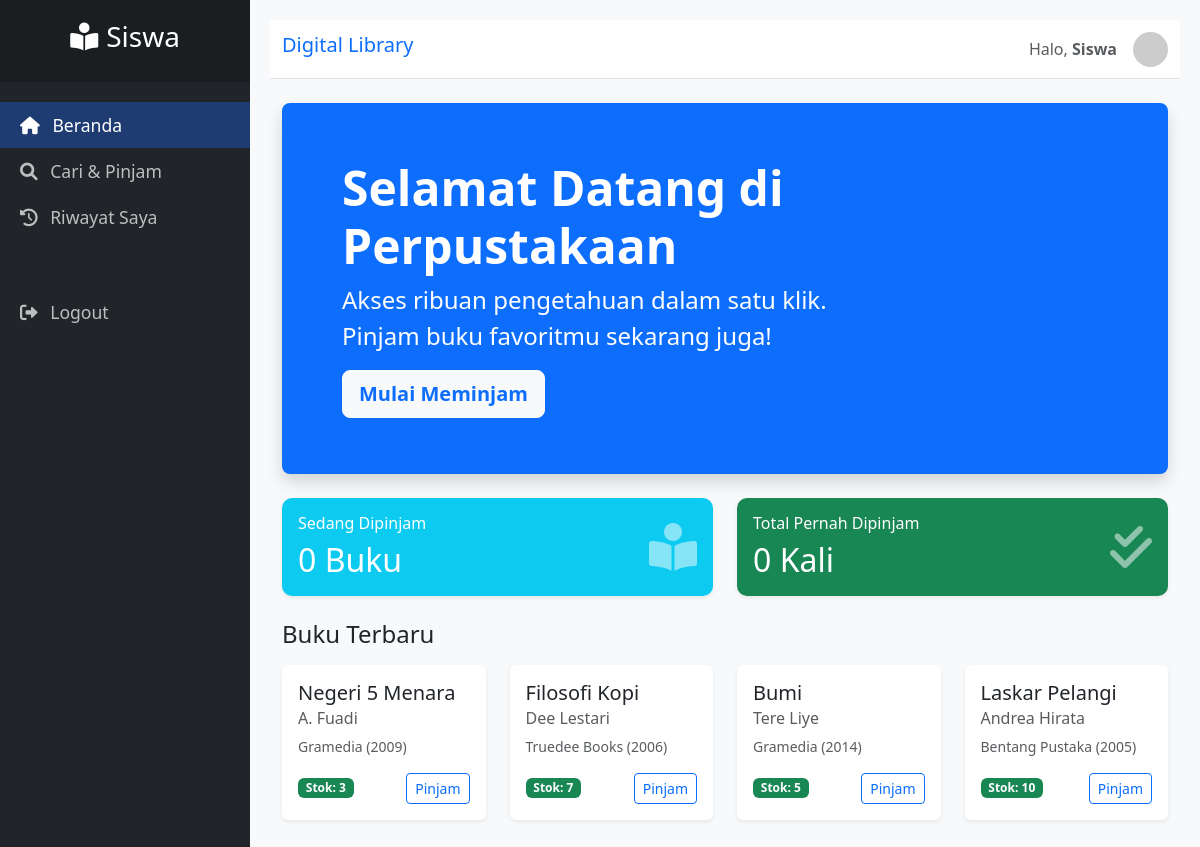
The page /user/dashboard.php (signed in) on the database its author committed.
### tables this page shows
CREATE TABLE IF NOT EXISTS buku (
    id_buku INT AUTO_INCREMENT PRIMARY KEY,
    judul VARCHAR(150) NOT NULL,
    pengarang VARCHAR(100) NOT NULL,
    penerbit VARCHAR(100) NOT NULL,
    tahun YEAR NOT NULL,
    stok INT NOT NULL DEFAULT 0,
    created_at TIMESTAMP DEFAULT CURRENT_TIMESTAMP
);

### user/dashboard.php (the view, shortened to what this page needs)
<?php
require '../koneksi.php';
$id_user = $_SESSION['id_user'];
$pinjam_aktif = mysqli_fetch_assoc(mysqli_query($conn, "SELECT COUNT(*) as count FROM transaksi WHERE id_user = $id_user AND status = 'dipinjam'"))['count'];
$total_pinjam = mysqli_fetch_assoc(mysqli_query($conn, "SELECT COUNT(*) as count FROM transaksi WHERE id_user = $id_user"))['count'];
$buku_baru = mysqli_query($conn, "SELECT * FROM buku ORDER BY id_buku DESC LIMIT 4");
?>
<!DOCTYPE html>
<html lang="en">
<head>
    <link href="https://cdn.jsdelivr.net/npm/bootstrap@5.3.0/dist/css/bootstrap.min.css" rel="stylesheet">
    <link rel="stylesheet" href="https://cdnjs.cloudflare.com/ajax/libs/font-awesome/6.0.0/css/all.min.css">
    <link rel="stylesheet" href="../assets/css/style.css">
</head>
<body>
<div id="wrapper">
    <nav id="sidebar">
        <div class="sidebar-header">
            <h3><i class="fas fa-book-reader me-2"></i>Siswa</h3>
        </div>
        <ul class="list-unstyled components">
            <li class="active"><a href="dashboard.php"><i class="fas fa-home me-2"></i> Beranda</a></li>
            <li><a href="pinjam.php"><i class="fas fa-search me-2"></i> Cari & Pinjam</a></li>
            <li><a href="riwayat.php"><i class="fas fa-history me-2"></i> Riwayat Saya</a></li>
            <li class="mt-5"><a href="../logout.php" onclick="return confirm('Yakin ingin logout?')"><i class="fas fa-sign-out-alt me-2"></i> Logout</a></li>
        </ul>
    </nav>
    <div id="content">
        <nav class="navbar navbar-expand-lg navbar-light bg-white border-bottom mb-4">
            <div class="container-fluid">
                <span class="navbar-brand h1 text-primary">Digital Library</span>
                <div class="ms-auto d-flex align-items-center">
                    <span class="me-3 text-muted">Halo, <strong><?= explode(' ', $_SESSION['nama'])[0]; ?></strong></span>
                    <img src="https://ui-avatars.com/api/?name=<?= urlencode($_SESSION['nama']); ?>&background=0D6EFD&color=fff" class="rounded-circle" width="35">
                </div>
            </div>
        </nav>
        <div class="container-fluid">
            <div class="p-5 mb-4 bg-primary text-white rounded-3 shadow">
                <div class="container-fluid py-2">
                    <h1 class="display-5 fw-bold">Selamat Datang di Perpustakaan</h1>
                    <p class="col-md-8 fs-4">Akses ribuan pengetahuan dalam satu klik. Pinjam buku favoritmu sekarang juga!</p>
                    <a href="pinjam.php" class="btn btn-light btn-lg text-primary fw-bold">Mulai Meminjam</a>
                </div>
            </div>
            <div class="row mb-4">
                <div class="col-md-6">
                    <div class="card stat-card bg-info text-white">
                        <div class="card-body">
                            <div>
                                <h6 class="card-title">Sedang Dipinjam</h6>
                                <h2 class="mb-0"><?= $pinjam_aktif; ?> Buku</h2>
                            </div>
                            <i class="fas fa-book-reader fa-3x opacity-50"></i>
                        </div>
                    </div>
                </div>
                <div class="col-md-6">
                    <div class="card stat-card bg-success text-white">
                        <div class="card-body">
                            <div>
                                <h6 class="card-title">Total Pernah Dipinjam</h6>
                                <h2 class="mb-0"><?= $total_pinjam; ?> Kali</h2>
                            </div>
                            <i class="fas fa-check-double fa-3x opacity-50"></i>
                        </div>
                    </div>
                </div>
            </div>
            <h4 class="mb-3">Buku Terbaru</h4>
            <div class="row">
                <?php while($buku = mysqli_fetch_assoc($buku_baru)): ?>
                <div class="col-md-3 mb-4">
                    <div class="card h-100 shadow-sm border-0">
                        <div class="card-body">
                            <h5 class="card-title"><?= $buku['judul']; ?></h5>
                            <h6 class="card-subtitle mb-2 text-muted"><?= $buku['pengarang']; ?></h6>
                            <p class="card-text small text-muted"><?= $buku['penerbit']; ?> (<?= $buku['tahun']; ?>)</p>
                            <div class="d-flex justify-content-between align-items-center">
                                <span class="badge <?= $buku['stok'] > 0 ? 'bg-success' : 'bg-danger'; ?>">
                                    Stok: <?= $buku['stok']; ?>
                                </span>
                                <a href="pinjam.php" class="btn btn-sm btn-outline-primary">Pinjam</a>
                            </div>
                        </div>
                    </div>
                </div>
                <?php endwhile; ?>
            </div>
        </div>
    </div>
</div>
</body>
</html>

### assets/css/style.css (style rules this page uses)
:root { --primary-blue: #1e3c72; --secondary-blue: #2a5298; --sidebar-width: 250px; --sidebar-bg: #212529; --card-shadow: 0 0.125rem 0.25rem rgba(0, 0, 0, 0.075); }
body { font-family: 'Segoe UI', Tahoma, Geneva, Verdana, sans-serif; background-color: #f8f9fa; }
#wrapper { display: flex; width: 100%; align-items: stretch; }
#sidebar { min-width: var(--sidebar-width); max-width: var(--sidebar-width); background: var(--sidebar-bg); color: #fff; transition: all 0.3s; min-height: 100vh; }
#sidebar .sidebar-header { padding: 20px; background: #1a1e21; text-align: center; }
#sidebar ul.components { padding: 20px 0; }
#sidebar ul li a { padding: 10px 20px; font-size: 1.1em; display: block; color: rgba(255,255,255,0.7); text-decoration: none; }
#sidebar ul li.active > a { color: #fff; background: var(--primary-blue); }
#content { width: 100%; padding: 20px; min-height: 100vh; transition: all 0.3s; }
.stat-card { border: none; border-radius: 10px; box-shadow: var(--card-shadow); }
.stat-card .card-body { display: flex; align-items: center; justify-content: space-between; }

### rows shown on the page
buku: judul "Negeri 5 Menara", pengarang "A. Fuadi", penerbit "Gramedia", tahun "2009", stok "3"
buku: judul "Filosofi Kopi", pengarang "Dee Lestari", penerbit "Truedee Books", tahun "2006", stok "7"
buku: judul "Bumi", pengarang "Tere Liye", penerbit "Gramedia", tahun "2014", stok "5"
buku: judul "Laskar Pelangi", pengarang "Andrea Hirata", penerbit "Bentang Pustaka", tahun "2005", stok "10"

### other values the page prints
explode(' ', $_SESSION['nama'])[0] "Siswa"
$pinjam_aktif "0"
$total_pinjam "0"
